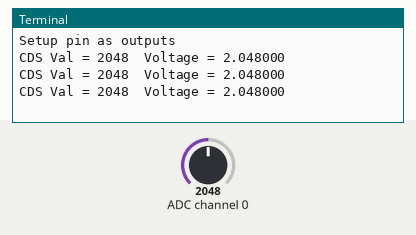
Bench run of a program on a simulated Raspberry Pi (BCM pin numbers). Parts: the last lines printed to the terminal. The test bench sets the inputs (shaded band); at power-on: ADC channel 0 = 2048 (analog values on the 0–4095 scale).

Above: at 1.2 s.
1.3 s: ADC channel 0 set to 2866
At 1.9 s:
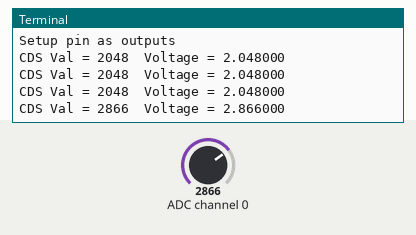
2.8 s: ADC channel 0 set to 3603
At 3.4 s:
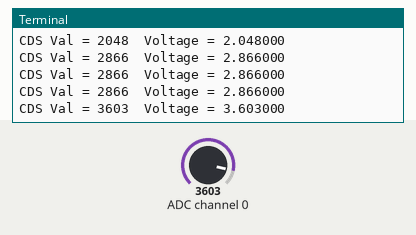
Timing chart, 0 to 5.8 s (numbered marks = the images above; inputs shaded):
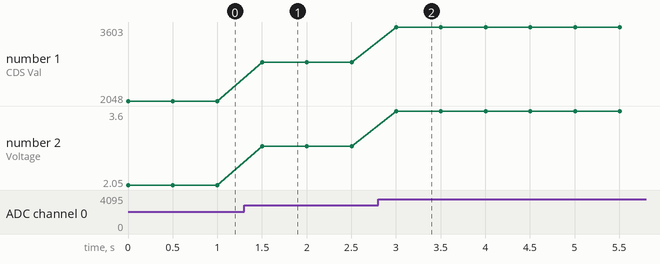

Measured:
- after the input at 1.3 s, the terminal: prints a new line after 0.20 s (image 1)
- after the input at 2.8 s, the terminal: prints a new line after 0.20 s (image 2)
- plotted number 1: 2048 → 2866 after the input at 1.3 s, 2866 → 3603 after the input at 2.8 s
- plotted number 2: 2.05 → 2.87 after the input at 1.3 s, 2.87 → 3.6 after the input at 2.8 s

The program:

ex3.py
```python
import RPi.GPIO as GPIO
from time import sleep
import spidev

spi = spidev.SpiDev()
CDS_CHANNEL = 0

def initMcp3208():
    spi.open(0, 0) # open(bus, device), device 0 - CEO(GPIO8), device 1 - CE1(GPIO7)
    spi.max_speed_hz = 1000000 # set 1MHz
    spi.mode = 3 # set 0b110

def buildReadCommand(channel):
    startBit = 0x04
    singleEnded = 0x08

    configBit = [startBit | ((singleEnded | (channel & 0x07)) >> 2), (channel & 0x07) << 6, 0x00]

    return configBit

def processAdcValue(result):
    byte2 = (result[1] & 0x0F)
    return (byte2 << 8) | result[2]

def analogRead(channel):
    if (channel > 7) or (channel < 0):
        return -1

    r = spi.xfer2(buildReadCommand(channel))
    adc_out = processAdcValue(r) # 조도센서로부터 받은 값
    return adc_out

def controlMcp3208(channel):
    analogVal = analogRead(channel)
    return analogVal

def readSensor(channel):
    return controlMcp3208(channel)

def main():
    GPIO.setmode(GPIO.BCM)
    initMcp3208()
    print("Setup pin as outputs")

    try:
        while True:
            readVal = readSensor(CDS_CHANNEL)

            voltage = readVal * 4.096 / 4096
            print("CDS Val = %d\tVoltage = %f" %(readVal, voltage))
            sleep(0.5)

    except KeyboardInterrupt:
        GPIO.cleanup()
        spi.close()

if __name__ == '__main__':
    main()
```
